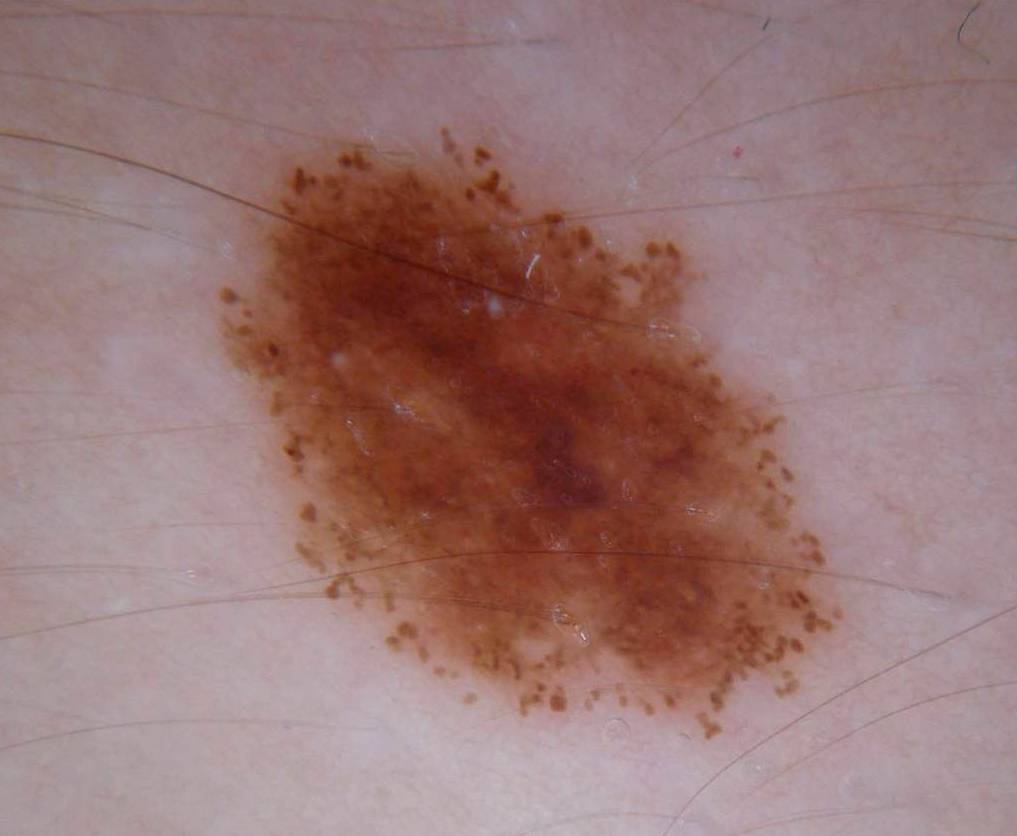
#> input picture ISM/img.jpg, 1017 x 836 px
$ python etf_test.py
#> lines starting #> are read from the running program, lines starting #| are printed output that depends on the picture


import cv2
import numpy as np

img = cv2.imread('img.jpg',0)  #pass 0 to convert into gray level
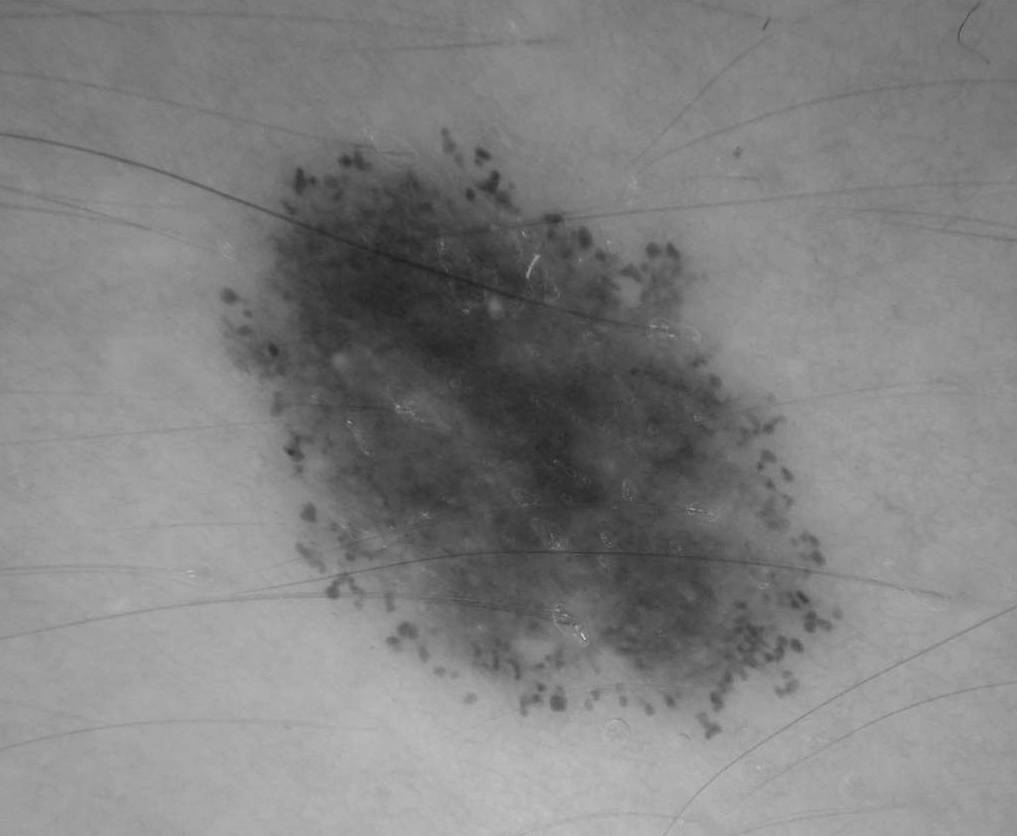
#> img: shape (836, 1017); min 34, max 205, mean 129.2

#> (the run stopped early here; a loop or call above may not have finished)
